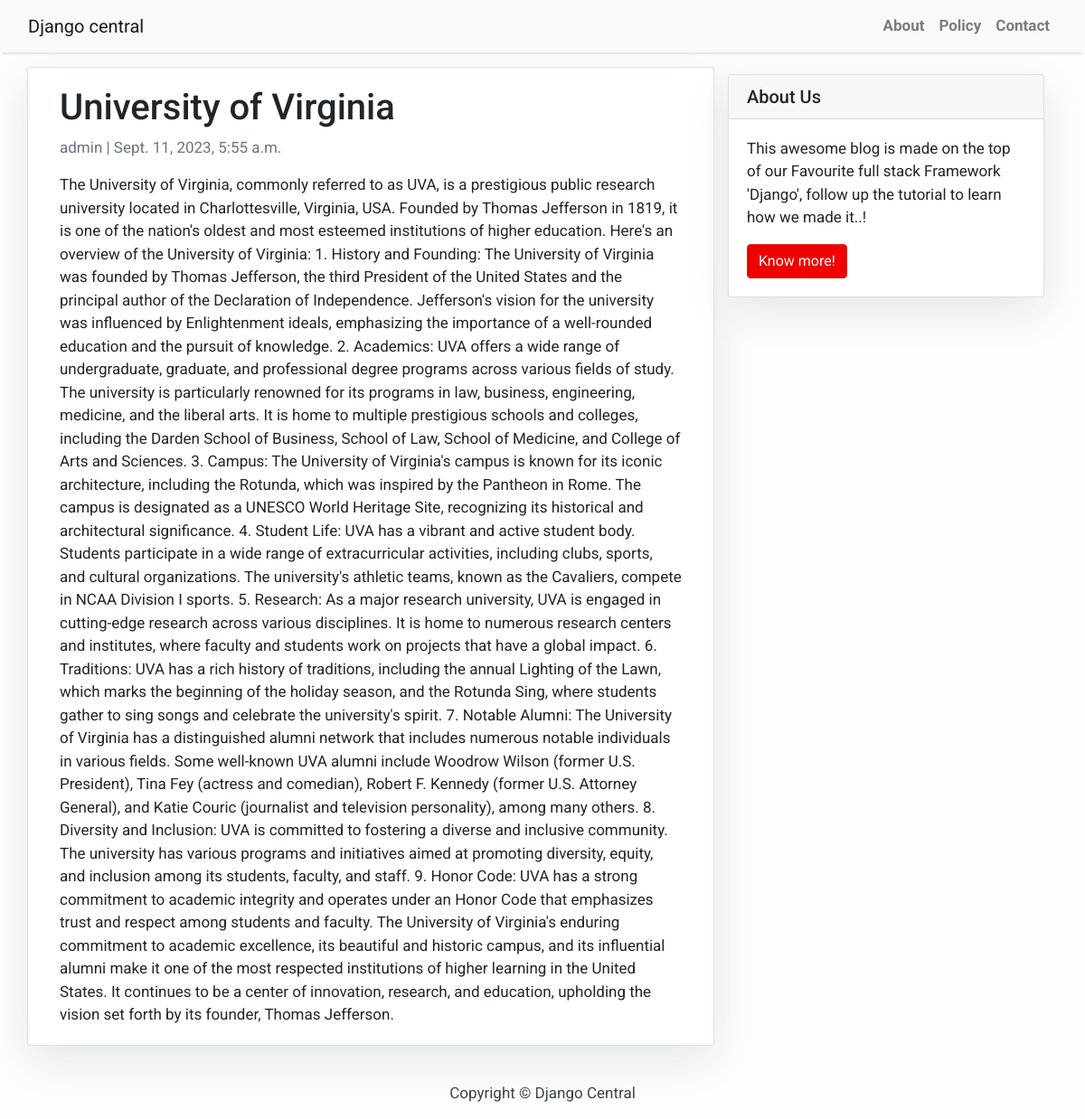
Screenshot of /university-of-virginia/ with the database file from the repository.
### blog/models.py (models this page shows, shortened)
class Post(models.Model):
    title = models.CharField(max_length=200, unique=True)
    slug = models.SlugField(max_length=200, unique=True)
    author = models.ForeignKey(User, on_delete= models.CASCADE,related_name='blog_posts')
    updated_on = models.DateTimeField(auto_now= True)
    content = models.TextField()
    created_on = models.DateTimeField(auto_now_add=True)
    status = models.IntegerField(choices=STATUS, default=0)
    class Meta:
        ordering = ['-created_on']

### blog/views.py (the view)
# urls.py: path('<slug:slug>/', views.PostDetail.as_view(), name='post_detail'),
class PostDetail(generic.DetailView):
    model = Post
    template_name = 'post_detail.html'

### blog/templates/post_detail.html
{% extends 'base.html' %} {% block content %}
<div class="container">
  <div class="row">
    <div class="col-md-8 card mb-4  mt-3 left  top">
      <div class="card-body">
        <h1>{% block title %} {{ object.title }} {% endblock title %}</h1>
        <p class=" text-muted">{{ post.author }} | {{ post.created_on }}</p>
        <p class="card-text ">{{ object.content | safe }}</p>
      </div>
    </div>
    {% block sidebar %} {% include 'sidebar.html' %} {% endblock sidebar %}
  </div>
</div>
{% endblock content %}

### blog/templates/base.html (style rules this page uses)
body { font-family: "Roboto", sans-serif; font-size: 17px; background-color: #fdfdfd; }

### blog/templates/sidebar.html (style rules this page uses)
.card { box-shadow: 0 16px 48px #E3E7EB; }

### rows the page displays
Post: title "University of Virginia", author "admin", created_on "Sept. 11, 2023, 5:55 a.m.", content "The University of Virginia, commonly referred to as UVA, is a prestigious public research university located in Charlottesville, Virginia, USA. Founded by Thomas Jefferson in 1819, it is one of the nation's oldest and most esteemed institutions of higher education. Here's an overview of the University of Virginia: 1. History and Founding: The University of Virginia was founded by Thomas Jefferson, the third President of the United States and the principal author of the Declaration of Independence. Jefferson's vision for the university was influenced by Enlightenment ideals, emphasizing the importance of a well-rounded education and the pursuit of knowledge. 2. Academics: UVA offers a wide…"
